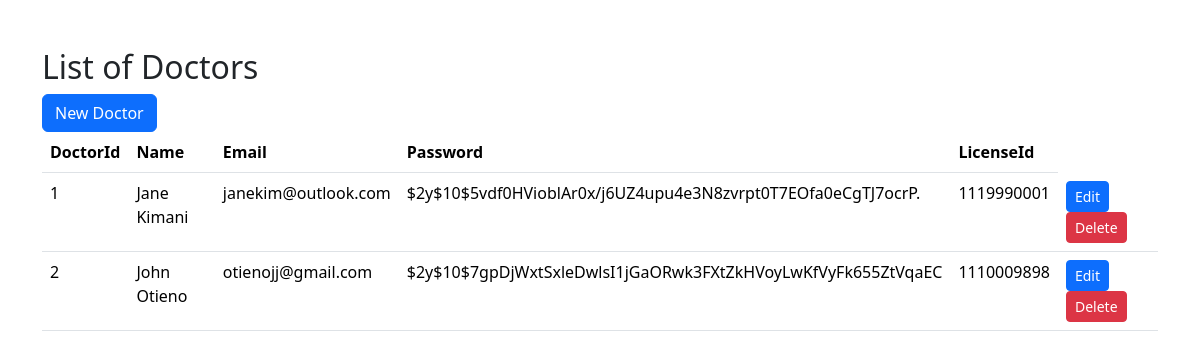
The app's page /admin/index.php with its own data.
### tables this page shows
CREATE TABLE `doctor` (
  `doctorid` int(10) NOT NULL,
  `name` varchar(50) DEFAULT NULL,
  `email` varchar(60) DEFAULT NULL,
  `password` varchar(200) DEFAULT NULL,
  `licenseid` int(12) DEFAULT NULL
);

### admin/index.php (the view, shortened to what this page needs)
<!DOCTYPE html>
<html lang="en">
<head>
    <link rel="stylesheet" href="https://cdn.jsdelivr.net/npm/bootstrap@5.3.3/dist/css/bootstrap.min.css">
</head>
<body>
    <div class="container my-5">
        <h2>List of Doctors</h2>
        <a class="btn btn-primary" href="create.php" role="button">New Doctor</a>
        <br>
        <table class="table">
            <thead>
                <tr>
                <th>DoctorId</th>
                <th>Name</th>
                <th>Email</th>
                <th>Password</th>
                <th>LicenseId</th>
                </tr>
            </thead>
            <tbody>
                <?php
                $servername = "localhost";
                $username = "root";
                $port = "3306";
                $password = "";
                $dbname = "healthconnect";
                $conn = new mysqli($servername, $username, $password, $dbname,$port);
                $sql = "SELECT * FROM doctor";
                $result = $conn->query($sql);
                while($row = $result->fetch_assoc()){
                    echo"
                    <tr>
                      <td>$row[doctorid]</td>
                      <td>$row[name]</td>
                      <td>$row[email]</td>
                      <td>$row[password]</td>
                      <td>$row[licenseid]</td>
                     <td>
                        <a class='btn btn-primary btn-sm' href='edit.php?doctorid=$row[doctorid]'>Edit</a>
                        <a class='btn btn-danger btn-sm' href='delete.php?doctorid=$row[doctorid]'>Delete</a>
                     </td>
                    </tr>
                ";
                }
                ?>
            </tbody>
        </table>
    </div>
</body>
</html>

### records on screen
doctor: doctorid "1", name "Jane Kimani", email "janekim@outlook.com", password "$2y$10$5vdf0HVioblAr0x/j6UZ4upu4e3N8zvrpt0T7EOfa0eCgTJ7ocrP.", licenseid "1119990001"
doctor: doctorid "2", name "John Otieno", email "otienojj@gmail.com", password "$2y$10$7gpDjWxtSxleDwlsI1jGaORwk3FXtZkHVoyLwKfVyFk655ZtVqaEC", licenseid "1110009898"
